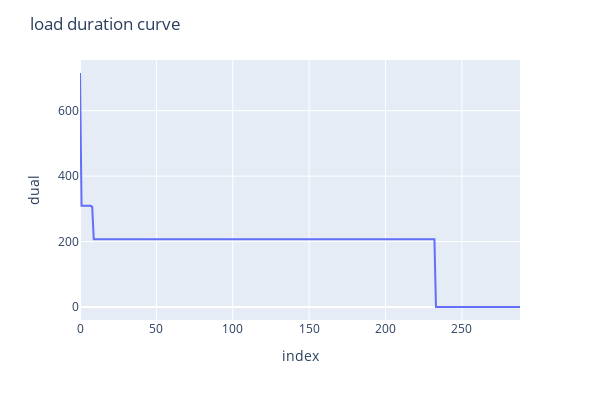

This figure's notebook cell:
### Code cell
dual_df = dual_dfs["balance_constraint"]
price_duration = dual_df.sort_values(by="dual", ascending=False).reset_index(names=["old_idx"])
fig = px.line(price_duration.reset_index(), x="index", y="dual", hover_data=["old_idx"])
fig.update_layout(width=600, height=400, title="load duration curve")

### Figure 1 — Plotly figure (JSON) as saved in the notebook; plotly's stock layout.template omitted (floating-point values rounded to 4 significant figures; data arrays with more than 128 entries replaced by an {"elided": "..."} marker saying what was removed)
{"data": [{"customdata": {"elided": "289x1 int values"}, "hovertemplate": "index=%{x}<br>dual=%{y}<br>old_idx=%{customdata[0]}<extra></extra>", "legendgroup": "", "line": {"color": "#636efa", "dash": "solid"}, "marker": {"symbol": "circle"}, "mode": "lines", "name": "", "orientation": "v", "showlegend": false, "type": "scatter", "x": {"elided": "289 int values"}, "xaxis": "x", "y": {"elided": "289 float values"}, "yaxis": "y"}], "layout": {"height": 400, "legend": {"tracegroupgap": 0}, "margin": {"t": 60}, "title": {"text": "load duration curve"}, "width": 600, "xaxis": {"anchor": "y", "domain": [0, 1], "title": {"text": "index"}}, "yaxis": {"anchor": "x", "domain": [0, 1], "title": {"text": "dual"}}}}
